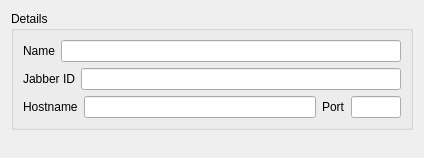
<ui version="4.0" >
 <class>ConnectionEditor</class>
 <widget class="QWidget" name="ConnectionEditor" >
  <property name="geometry" >
   <rect>
    <x>0</x>
    <y>0</y>
    <width>424</width>
    <height>158</height>
   </rect>
  </property>
  <property name="windowTitle" >
   <string>Form</string>
  </property>
  <layout class="QVBoxLayout" name="verticalLayout_2" >
   <item>
    <widget class="QGroupBox" name="detailsGroupBox" >
     <property name="title" >
      <string>Details</string>
     </property>
     <layout class="QVBoxLayout" name="verticalLayout" >
      <item>
       <layout class="QHBoxLayout" name="horizontalLayout_3" >
        <item>
         <widget class="QLabel" name="label" >
          <property name="text" >
           <string>Name</string>
          </property>
         </widget>
        </item>
        <item>
         <widget class="QLineEdit" name="lineEdit" />
        </item>
       </layout>
      </item>
      <item>
       <layout class="QHBoxLayout" name="horizontalLayout_2" >
        <item>
         <widget class="QLabel" name="jidLabel" >
          <property name="text" >
           <string>Jabber ID</string>
          </property>
         </widget>
        </item>
        <item>
         <widget class="QLineEdit" name="jidLineEdit" />
        </item>
       </layout>
      </item>
      <item>
       <layout class="QHBoxLayout" name="horizontalLayout" >
        <item>
         <widget class="QLabel" name="label_2" >
          <property name="text" >
           <string>Hostname</string>
          </property>
         </widget>
        </item>
        <item>
         <widget class="QLineEdit" name="lineEdit_2" />
        </item>
        <item>
         <widget class="QLabel" name="label_3" >
          <property name="text" >
           <string>Port</string>
          </property>
         </widget>
        </item>
        <item>
         <widget class="QLineEdit" name="lineEdit_3" >
          <property name="maximumSize" >
           <size>
            <width>50</width>
            <height>16777215</height>
           </size>
          </property>
         </widget>
        </item>
       </layout>
      </item>
     </layout>
    </widget>
   </item>
   <item>
    <spacer name="verticalSpacer" >
     <property name="orientation" >
      <enum>Qt::Vertical</enum>
     </property>
     <property name="sizeHint" stdset="0" >
      <size>
       <width>263</width>
       <height>101</height>
      </size>
     </property>
    </spacer>
   </item>
  </layout>
 </widget>
 <resources/>
 <connections/>
</ui>
